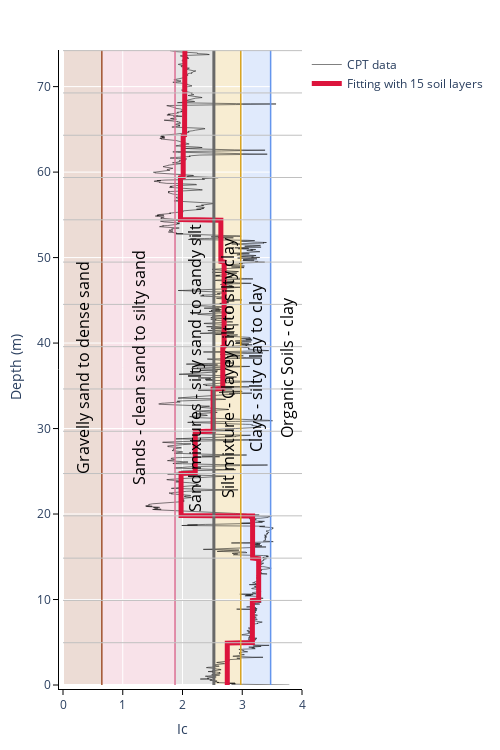

The notebook cell saved with this chart:
### Code cell
from sklearn.linear_model import LinearRegression
from sklearn.tree import DecisionTreeRegressor
from sklearn.preprocessing import KBinsDiscretizer
import plotly.graph_objects as go

num_bins = 15

X = cpt_data.df ['SCPT_DPTH']
y = cpt_data.df ['Ic']

X = X.values.reshape(-1, 1)
y = y.values.reshape(-1, 1)

LinearR = LinearRegression()
LinearR = LinearR.fit(X, y)
TreeR = DecisionTreeRegressor(random_state = 0)
TreeR = TreeR.fit(X, y)

line_X = np.linspace(X.min(), X.max(), 1000, endpoint=False).reshape(-1, 1)

enc = KBinsDiscretizer(n_bins = num_bins, encode = "onehot")
#enc = KBinsDiscretizer(n_bins = num_bins, encode = "ordinal")
X_binned = enc.fit_transform(X)
Line_binned = enc.fit_transform(line_X)
print(X.shape)
print(X_binned.shape)

LinearR_ = LinearRegression().fit(X_binned, y)
TreeR_ = DecisionTreeRegressor(random_state = 0).fit(X_binned, y)

fig = go.Figure()

ic_value1 = 0.65
ic_value2 = 1.875
ic_value3 = 2.525
ic_value4 = 2.975
ic_value5 = 3.475

fig.add_trace(go.Scatter(x=y.flatten(), y=X[:, 0], mode='lines', line=dict(width=0.5, color='black'), name='CPT data'))
#fig.add_trace(go.Scatter(x=LinearR_.predict(Line_binned), y=line_X.flatten(), mode='lines', line=dict(width=5, color='green'), name='linear regression'))
fig.add_trace(go.Scatter(x=TreeR_.predict(Line_binned), y=line_X.flatten(), mode='lines', line=dict(width=5, color='crimson'), name='Fitting with {} soil layers'.format(num_bins)))

fig.add_shape(type='line', x0=ic_value1, y0=X.min(), x1=ic_value1, y1=X.max(), line=dict(width=1.5, color='sienna'))
fig.add_shape(type='line', x0=ic_value2, y0=X.min(), x1=ic_value2, y1=X.max(), line=dict(width=1.5, color='palevioletred'))
fig.add_shape(type='line', x0=ic_value3, y0=X.min(), x1=ic_value3, y1=X.max(), line=dict(width=3, color='dimgray'))
fig.add_shape(type='line', x0=ic_value4, y0=X.min(), x1=ic_value4, y1=X.max(), line=dict(width=1.5, color='goldenrod'))
fig.add_shape(type='line', x0=ic_value5, y0=X.min(), x1=ic_value5, y1=X.max(), line=dict(width=1.5, color='cornflowerblue'))

for y in enc.bin_edges_[0]:
    fig.add_shape(type='line', x0=0, y0=y, x1=y.max(), y1=y, line=dict(width=1, color='silver'))

fig.add_shape(type='rect', x0=0, y0=X.min(), x1=ic_value1, y1=X.max(), fillcolor='sienna', opacity=0.2, layer='below', line=dict(width=0))
fig.add_shape(type='rect', x0=ic_value1, y0=X.min(), x1=ic_value2, y1=X.max(), fillcolor='palevioletred', opacity=0.2, layer='below', line=dict(width=0))
fig.add_shape(type='rect', x0=ic_value2, y0=X.min(), x1=ic_value3, y1=X.max(), fillcolor='grey', opacity=0.2, layer='below', line=dict(width=0))
fig.add_shape(type='rect', x0=ic_value3, y0=X.min(), x1=ic_value4, y1=X.max(), fillcolor='goldenrod', opacity=0.2, layer='below', line=dict(width=0))
fig.add_shape(type='rect', x0=ic_value4, y0=X.min(), x1=ic_value5, y1=X.max(), fillcolor='cornflowerblue', opacity=0.2, layer='below', line=dict(width=0))

fig.add_annotation(x=(0+ic_value1)/2, y=(X.min()+X.max())/2, text='Gravelly sand to dense sand', showarrow=False, font=dict(size=16, color='black'), textangle=-90, align='center', valign='middle')
fig.add_annotation(x=(ic_value1+ic_value2)/2, y=(X.min()+X.max())/2, text='Sands - clean sand to silty sand', showarrow=False, font=dict(size=16, color='black'), textangle=-90, align='center', valign='middle')
fig.add_annotation(x=(ic_value2+ic_value3)/2, y=(X.min()+X.max())/2, text='Sand mixtures - silty sand to sandy silt', showarrow=False, font=dict(size=16, color='black'), textangle=-90, align='center', valign='middle')
fig.add_annotation(x=(ic_value3+ic_value4)/2, y=(X.min()+X.max())/2, text='Silt mixture - Clayey silt to silty clay', showarrow=False, font=dict(size=16, color='black'), textangle=-90, align='center', valign='middle')
fig.add_annotation(x=(ic_value4+ic_value5)/2, y=(X.min()+X.max())/2, text='Clays - silty clay to clay', showarrow=False, font=dict(size=16, color='black'), textangle=-90, align='center', valign='middle')
fig.add_annotation(x=(ic_value5+4)/2, y=(X.min()+X.max())/2, text='Organic Soils - clay', showarrow=False, font=dict(size=16, color='black'), textangle=-90, align='center', valign='middle')

fig.update_xaxes(range=[0, 4], title='Ic', linecolor='black', tickcolor='black', ticks="outside")
fig.update_yaxes(range=[0, X.max()], title='Depth (m)', linecolor='black', tickcolor='black', ticks="outside")
fig.update_layout(height=750, width=500, margin=dict(l=50, r=50, b=50, t=50, pad=4), plot_bgcolor='white')
fig.show()

### Figure 1 — Plotly figure (JSON) as saved in the notebook; plotly's stock layout.template omitted (floating-point values rounded to 4 significant figures; data arrays with more than 128 entries replaced by an {"elided": "..."} marker saying what was removed)
{"data": [{"line": {"color": "black", "width": 0.5}, "mode": "lines", "name": "CPT data", "type": "scatter", "x": {"elided": "7451 float values"}, "y": {"elided": "7451 float values"}}, {"line": {"color": "crimson", "width": 5}, "mode": "lines", "name": "Fitting with 15 soil layers", "type": "scatter", "x": {"elided": "1000 float values"}, "y": {"elided": "1000 float values"}}], "layout": {"annotations": [{"align": "center", "font": {"color": "black", "size": 16}, "showarrow": false, "text": "Gravelly sand to dense sand", "textangle": -90, "valign": "middle", "x": 0.325, "y": 37.14}, {"align": "center", "font": {"color": "black", "size": 16}, "showarrow": false, "text": "Sands - clean sand to silty sand", "textangle": -90, "valign": "middle", "x": 1.262, "y": 37.14}, {"align": "center", "font": {"color": "black", "size": 16}, "showarrow": false, "text": "Sand mixtures - silty sand to sandy silt", "textangle": -90, "valign": "middle", "x": 2.2, "y": 37.14}, {"align": "center", "font": {"color": "black", "size": 16}, "showarrow": false, "text": "Silt mixture - Clayey silt to silty clay", "textangle": -90, "valign": "middle", "x": 2.75, "y": 37.14}, {"align": "center", "font": {"color": "black", "size": 16}, "showarrow": false, "text": "Clays - silty clay to clay", "textangle": -90, "valign": "middle", "x": 3.225, "y": 37.14}, {"align": "center", "font": {"color": "black", "size": 16}, "showarrow": false, "text": "Organic Soils - clay", "textangle": -90, "valign": "middle", "x": 3.737, "y": 37.14}], "height": 750, "margin": {"b": 50, "l": 50, "pad": 4, "r": 50, "t": 50}, "plot_bgcolor": "white", "shapes": [{"line": {"color": "sienna", "width": 1.5}, "type": "line", "x0": 0.65, "x1": 0.65, "y0": 0, "y1": 74.28}, {"line": {"color": "palevioletred", "width": 1.5}, "type": "line", "x0": 1.875, "x1": 1.875, "y0": 0, "y1": 74.28}, {"line": {"color": "dimgray", "width": 3}, "type": "line", "x0": 2.525, "x1": 2.525, "y0": 0, "y1": 74.28}, {"line": {"color": "goldenrod", "width": 1.5}, "type": "line", "x0": 2.975, "x1": 2.975, "y0": 0, "y1": 74.28}, {"line": {"color": "cornflowerblue", "width": 1.5}, "type": "line", "x0": 3.475, "x1": 3.475, "y0": 0, "y1": 74.28}, {"line": {"color": "silver", "width": 1}, "type": "line", "x0": 0, "x1": 0, "y0": 0, "y1": 0}, {"line": {"color": "silver", "width": 1}, "type": "line", "x0": 0, "x1": 4.947, "y0": 4.947, "y1": 4.947}, {"line": {"color": "silver", "width": 1}, "type": "line", "x0": 0, "x1": 9.895, "y0": 9.895, "y1": 9.895}, {"line": {"color": "silver", "width": 1}, "type": "line", "x0": 0, "x1": 14.84, "y0": 14.84, "y1": 14.84}, {"line": {"color": "silver", "width": 1}, "type": "line", "x0": 0, "x1": 19.79, "y0": 19.79, "y1": 19.79}, {"line": {"color": "silver", "width": 1}, "type": "line", "x0": 0, "x1": 24.74, "y0": 24.74, "y1": 24.74}, {"line": {"color": "silver", "width": 1}, "type": "line", "x0": 0, "x1": 29.68, "y0": 29.68, "y1": 29.68}, {"line": {"color": "silver", "width": 1}, "type": "line", "x0": 0, "x1": 34.63, "y0": 34.63, "y1": 34.63}, {"line": {"color": "silver", "width": 1}, "type": "line", "x0": 0, "x1": 39.58, "y0": 39.58, "y1": 39.58}, {"line": {"color": "silver", "width": 1}, "type": "line", "x0": 0, "x1": 44.53, "y0": 44.53, "y1": 44.53}, {"line": {"color": "silver", "width": 1}, "type": "line", "x0": 0, "x1": 49.47, "y0": 49.47, "y1": 49.47}, {"line": {"color": "silver", "width": 1}, "type": "line", "x0": 0, "x1": 54.42, "y0": 54.42, "y1": 54.42}, {"line": {"color": "silver", "width": 1}, "type": "line", "x0": 0, "x1": 59.37, "y0": 59.37, "y1": 59.37}, {"line": {"color": "silver", "width": 1}, "type": "line", "x0": 0, "x1": 64.32, "y0": 64.32, "y1": 64.32}, {"line": {"color": "silver", "width": 1}, "type": "line", "x0": 0, "x1": 69.26, "y0": 69.26, "y1": 69.26}, {"line": {"color": "silver", "width": 1}, "type": "line", "x0": 0, "x1": 74.21, "y0": 74.21, "y1": 74.21}, {"fillcolor": "sienna", "layer": "below", "line": {"width": 0}, "opacity": 0.2, "type": "rect", "x0": 0, "x1": 0.65, "y0": 0, "y1": 74.28}, {"fillcolor": "palevioletred", "layer": "below", "line": {"width": 0}, "opacity": 0.2, "type": "rect", "x0": 0.65, "x1": 1.875, "y0": 0, "y1": 74.28}, {"fillcolor": "grey", "layer": "below", "line": {"width": 0}, "opacity": 0.2, "type": "rect", "x0": 1.875, "x1": 2.525, "y0": 0, "y1": 74.28}, {"fillcolor": "goldenrod", "layer": "below", "line": {"width": 0}, "opacity": 0.2, "type": "rect", "x0": 2.525, "x1": 2.975, "y0": 0, "y1": 74.28}, {"fillcolor": "cornflowerblue", "layer": "below", "line": {"width": 0}, "opacity": 0.2, "type": "rect", "x0": 2.975, "x1": 3.475, "y0": 0, "y1": 74.28}], "width": 500, "xaxis": {"linecolor": "black", "range": [0, 4], "tickcolor": "black", "ticks": "outside", "title": {"text": "Ic"}}, "yaxis": {"linecolor": "black", "range": [0, 74.28], "tickcolor": "black", "ticks": "outside", "title": {"text": "Depth (m)"}}}}
